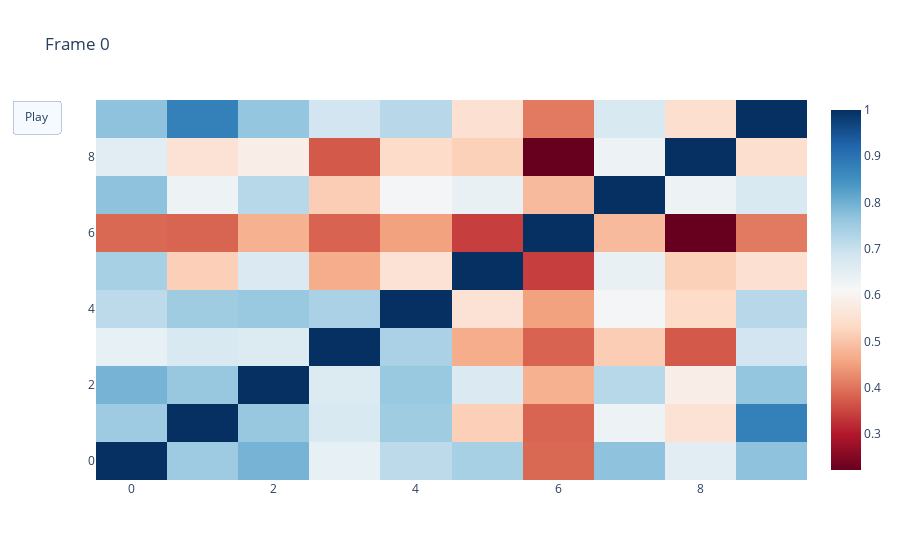

The code cell stored with this chart in its notebook:
### Code cell
N = 2

fig = go.Figure(
    data=[go.Heatmap(z=M[0],colorscale='RdBu')],
    layout=go.Layout(
        title="Frame 0",
        updatemenus=[dict(
            type="buttons",
            buttons=[dict(label="Play",
                          method="animate",
                          args=[None, {"frame": {"duration": 2000, "redraw": True},}])])]
    ),
    frames=[go.Frame(data=[go.Heatmap(z=M[i], colorscale='RdBu')],
                     layout=go.Layout(title_text=f"Frame {i}")) 
            for i in range(1, N)]
)
fig.show()

### Figure 1 — Plotly figure (JSON) as saved in the notebook; plotly's stock layout.template omitted (floating-point values rounded to 4 significant figures)
{"data": [{"colorscale": [[0, "rgb(103,0,31)"], [0.1, "rgb(178,24,43)"], [0.2, "rgb(214,96,77)"], [0.3, "rgb(244,165,130)"], [0.4, "rgb(253,219,199)"], [0.5, "rgb(247,247,247)"], [0.6, "rgb(209,229,240)"], [0.7, "rgb(146,197,222)"], [0.8, "rgb(67,147,195)"], [0.9, "rgb(33,102,172)"], [1, "rgb(5,48,97)"]], "type": "heatmap", "z": [[1, 0.7514, 0.7938, 0.6431, 0.7151, 0.7398, 0.3871, 0.7708, 0.654, 0.7695], [0.7514, 1, 0.7588, 0.6722, 0.7498, 0.5161, 0.3832, 0.6309, 0.5536, 0.8776], [0.7938, 0.7588, 1, 0.6653, 0.7574, 0.6681, 0.4724, 0.7214, 0.5851, 0.7643], [0.6431, 0.6722, 0.6653, 1, 0.7363, 0.4663, 0.3811, 0.5125, 0.371, 0.6872], [0.7151, 0.7498, 0.7574, 0.7363, 1, 0.5538, 0.4518, 0.6196, 0.5379, 0.7198], [0.7398, 0.5161, 0.6681, 0.4663, 0.5538, 1, 0.3421, 0.6398, 0.5187, 0.5504], [0.3871, 0.3832, 0.4724, 0.3811, 0.4518, 0.3421, 1, 0.4862, 0.2218, 0.4062], [0.7708, 0.6309, 0.7214, 0.5125, 0.6196, 0.6398, 0.4862, 1, 0.6312, 0.6714], [0.654, 0.5536, 0.5851, 0.371, 0.5379, 0.5187, 0.2218, 0.6312, 1, 0.5447], [0.7695, 0.8776, 0.7643, 0.6872, 0.7198, 0.5504, 0.4062, 0.6714, 0.5447, 1]]}], "layout": {"title": {"text": "Frame 0"}, "updatemenus": [{"buttons": [{"args": [null, {"frame": {"duration": 2000, "redraw": true}}], "label": "Play", "method": "animate"}], "type": "buttons"}]}}
